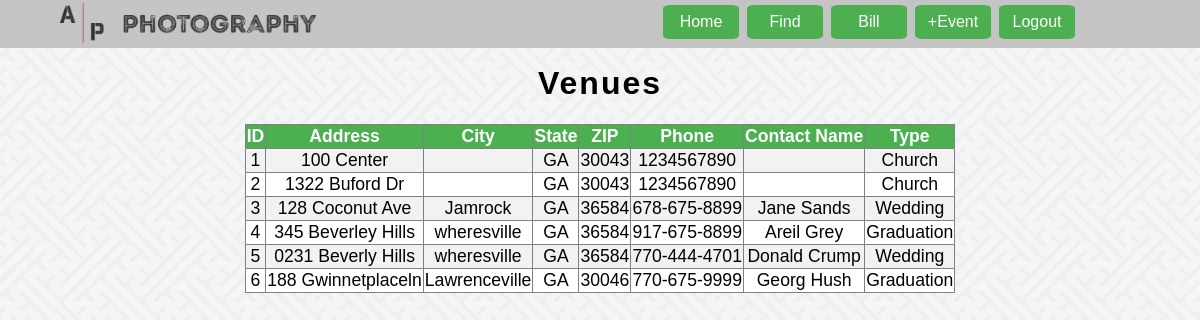
Screenshot of /photograph/outputs/venueoutput.php (signed in) with the database file from the repository.
### tables this page shows
CREATE TABLE VENUES(
VENUEID INTEGER NOT NULL AUTO_INCREMENT,
VENUENAME CHAR(25) NOT NULL,
VENUEADDRESS CHAR(18) NOT NULL,
VENUECITY CHAR(18) NULL,
VENUESTATE CHAR(18) NULL,
VENUEZIP CHAR(10) NOT NULL,
VENUENUMBER CHAR(12) NOT NULL,
VENUECONTACTNAME CHAR(25) NULL,
VENUETYPE CHAR(18) NOT NULL,
CONSTRAINT VENUES_PK PRIMARY KEY(VENUEID)
);

### photograph/outputs/venueoutput.php (the view, shortened to what this page needs)
<?php
    include("../connection.php");
    echo   "<div class='navbg'>
              <a href='../employeepage.php'><img class='logohorizontal' src='../img/apphotohoriz.png'></a>
              <table class='navbar'>
                <tr>
                  <td><a href='../employeepage.php' id='navbutton'>Home</a></td>
                  <td><a href='../findperson.php' id='navbutton'>Find</a></td>
                  <td><a href='../payment.php' id='navbutton'>Bill</a></td>
                  <td><a href='forms/combinedform.php' id='navbutton'>+Event</a></td>
                  <td><a href='../logout.php' id='navbutton'>Logout</a></td>
                </tr>
              </table>
            </div>
            <br><br>";
    echo "<link rel='stylesheet' type='text/css' href='../css/master.css'/>";
    echo "<h1>Venues</h1>";
  	echo "<table border='1' align='center' class='output'>";
  	echo "<tr class='outputrow'>";
  	echo "<th><b>ID</b></th>";
  	echo "<th><b>Address</b></th>";
    echo "<th><b>City</b></th>";
    echo "<th><b>State</b></th>";
    echo "<th><b>ZIP</b></th>";
    echo "<th><b>Phone</b></th>";
    echo "<th><b>Contact Name</b></th>";
    echo "<th><b>Type</b></th>";
  	echo "</tr>";
    $r = mysqli_query($dbc, "SELECT * FROM VENUES");
    $numrows = mysqli_num_rows($r);
if($numrows != 0){
    while ( $row = mysqli_fetch_array($r))
    {
        echo "<tr class='outputrow'>";
        echo "<td>".$row['VENUEID']."</td>";
        echo "<td>".$row['VENUEADDRESS']."</td>";
        echo "<td>".$row['VENUECITY']."</td>";
        echo "<td>".$row['VENUESTATE']."</td>";
        echo "<td>".$row['VENUEZIP']."</td>";
        echo "<td>".$row['VENUENUMBER']."</td>";
        echo "<td>".$row['VENUECONTACTNAME']."</td>";
        echo "<td>".$row['VENUETYPE']."</td>";
        echo "</tr>";
    }
  } else {
      echo "</table>";
      echo "<h1>";
      echo "No Data Found!";
      echo "</h1>";
      echo "<meta http-equiv='refresh' content='2;url=../employeepage.php'/>";
    }
echo "</table>";
?>

### photograph/css/global.css (style rules this page uses)
table.output { padding: 25px; text-align: center; font-size: 1.1em; font-family: sans-serif; border-collapse: collapse; border-color: gray; background-color: white; }
th { background-color: #4CAF50; color: white; }
tr.outputrow:nth-child(even) { background-color: #f2f2f2 }
.logohorizontal { position: absolute; top: 5px; left: 5%; width: 256px; height: 40px; }
h1 { text-align:center; font-family:Arial; letter-spacing:2px; }
a,p { font-family:Arial; font-size:1em; font-style:normal; font-weight:normal; }

### photograph/css/navigation.css (style rules this page uses)
table.navbar { position: absolute; top: 0px; right: 10%; background-color: transparent; }
div.navbg { background-color: #C4C4C4; position: absolute; top: -2px; left: 0px; height: 50px; width: 100%; }
#navbutton { background-color: #4CAF50; border: none; width: 60px; color: white; padding: 15px 32px; text-align: center; text-decoration: none; display: inline-block; font-size: 16px; margin: 4px 2px; -webkit-transition-duration: 0.4s; transition-duration: 0.4s; cursor: pointer; border: 2px solid #4CAF50; padding: 6px; border-radius: 10%; }

### rows the page displays
venues: VENUEID "1", VENUEADDRESS "100 Center", VENUESTATE "GA", VENUEZIP "30043", VENUENUMBER "1234567890", VENUETYPE "Church"
venues: VENUEID "2", VENUEADDRESS "1322 Buford Dr", VENUESTATE "GA", VENUEZIP "30043", VENUENUMBER "1234567890", VENUETYPE "Church"
venues: VENUEID "3", VENUEADDRESS "128 Coconut Ave", VENUECITY "Jamrock", VENUESTATE "GA", VENUEZIP "36584", VENUENUMBER "678-675-8899", VENUECONTACTNAME "Jane Sands", VENUETYPE "Wedding"
venues: VENUEID "4", VENUEADDRESS "345 Beverley Hills", VENUECITY "wheresville", VENUESTATE "GA", VENUEZIP "36584", VENUENUMBER "917-675-8899", VENUECONTACTNAME "Areil Grey", VENUETYPE "Graduation"
venues: VENUEID "5", VENUEADDRESS "0231 Beverly Hills", VENUECITY "wheresville", VENUESTATE "GA", VENUEZIP "36584", VENUENUMBER "770-444-4701", VENUECONTACTNAME "Donald Crump", VENUETYPE "Wedding"
venues: VENUEID "6", VENUEADDRESS "188 Gwinnetplaceln", VENUECITY "Lawrenceville", VENUESTATE "GA", VENUEZIP "30046", VENUENUMBER "770-675-9999", VENUECONTACTNAME "Georg Hush", VENUETYPE "Graduation"
